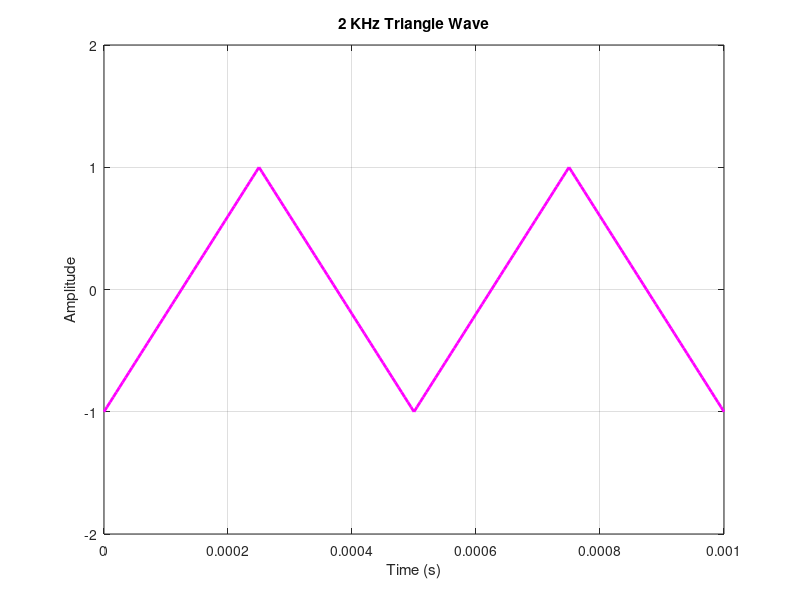

This chart was generated by the following MATLAB code:
%% PRACTICE 2.3. Generation and analysis of a triangular signal

clc; clear all; close all
Amax = 1; % Amplitude
Fo = 2000; % Frequency
T = 1/Fo; % Period
phi = pi; % Initial phase
duration = 2*T; % Wave duration
Ts = T/100; % Sampling period
tn = 0:Ts:duration; % Discrete time vector
Fs = 1/Ts; % Sampling rate (velocity sent to the audio port)
% triangular wave: 50% rise time:
yn = sawtooth(2*pi*Fo*tn, 50 / 100);
plot(tn, yn, 'm', 'LineWidth', 2); grid on
ylim([-2, 2]); xlabel('Time (s)'); ylabel('Amplitude');
title('2 KHz Triangle Wave')
Fs = 1 / Ts;
% sound(yn, Fs) % Send sound vector to the output port
